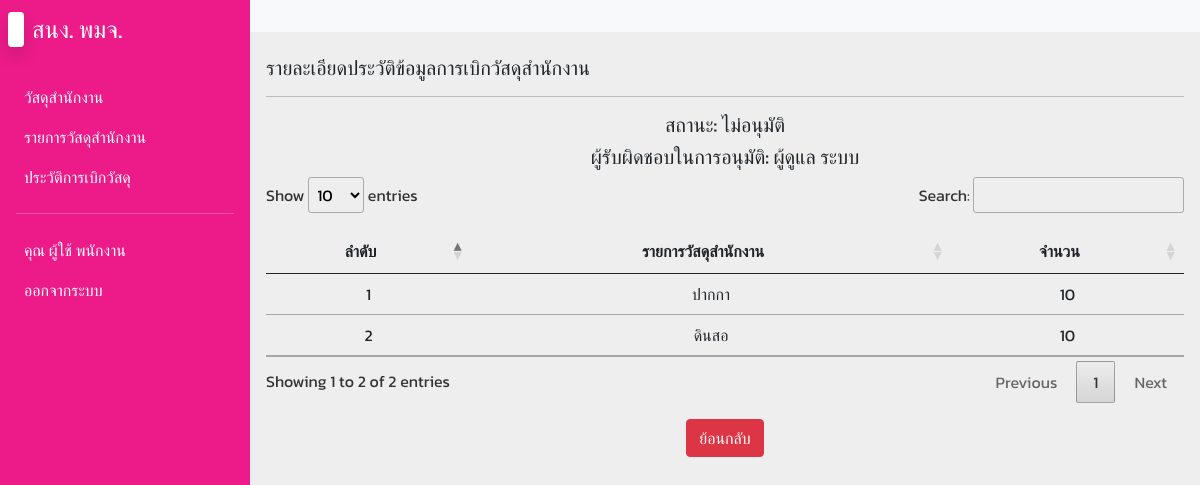
Page /history_detail.php?id=1 (signed in) on the committed database.
### tables this page shows
CREATE TABLE `transfer` (
  `t_id` int(11) NOT NULL,
  `t_type` int(11) NOT NULL,
  `stat_id` int(11) NOT NULL,
  `emp_id` int(11) NOT NULL,
  `t_datetime` timestamp NOT NULL DEFAULT current_timestamp()
);

CREATE TABLE `employees` (
  `emp_id` int(11) NOT NULL,
  `emp_user` varchar(255) NOT NULL,
  `emp_pass` varchar(255) NOT NULL,
  `emp_fname` varchar(255) NOT NULL,
  `emp_lname` varchar(255) NOT NULL,
  `emp_position` varchar(255) NOT NULL,
  `emp_role` int(1) NOT NULL DEFAULT 0
);

CREATE TABLE `transfer_detail` (
  `tdel_id` int(11) NOT NULL,
  `t_id` int(11) NOT NULL,
  `office_id` int(11) NOT NULL,
  `tdel_qty` int(11) NOT NULL
);

CREATE TABLE `offices` (
  `office_id` int(11) NOT NULL,
  `office_name` varchar(255) NOT NULL,
  `office_qty` int(11) NOT NULL
);

### history_detail.php (the view, shortened to what this page needs)
<?php
include('config/db.php');
?>
<!DOCTYPE html>
<html lang="en">
<head>
  <link rel="stylesheet" href="css/bootstrap.min.css">
  <link rel="stylesheet" href="css/fonts.css">
  <link rel="stylesheet" href="css/styles.css">
  <link rel="stylesheet" href="css/jquery.dataTables.min.css">
  <link rel="stylesheet" href="css/all.min.css">
  <link rel="stylesheet" href="css/fontawesome.min.css">
</head>
<body>
  <div class="main-container d-flex">
    <div class="sidebar" id="side_nav">
      <div class="header-box px-2 pt-3 pb-4 d-flex justify-content-between">
        <h1 class="fs-4"><span class="bg-white text-dark rounded shadow px-2 me-2"></span><span class="text-white">สนง. พมจ.</span></h1>
      </div>
      <?php include('includes/menuSidebar.inc.php'); ?>
    </div>
    <div class="content">
      <nav class="navbar navbar-expand-md navbar-light bg-light">
        <div class="container-fluid">
          <div class="collapse navbar-collapse justify-content-end" id="navbarSupportedContent">
            <ul class="navbar-nav mb-2 mb-lg-0">
              <li class="nav-item">
                <a class="nav-link active" aria-current="page" href="#"></a>
              </li>
            </ul>
          </div>
        </div>
      </nav>
    <div class="dashboard-content px-3 pt-4">
      <h2 class="fs-5"> รายละเอียดประวัติข้อมูลการเบิกวัสดุสำนักงาน</h2>
      <hr>
      <?php
      $ids = $_GET['id'];
      $status_sql = "SELECT * FROM `transfer` INNER JOIN status ON transfer.stat_id = status.stat_id LEFT JOIN employees ON status.emp_id = employees.emp_id WHERE t_id = $ids";
      $status_query = mysqli_query($conn, $status_sql);
      $status_row = mysqli_fetch_array($status_query);
      ?>
      <h2 class="fs-5 text-center">สถานะ:
        <?php
        if($status_row['stat_status'] == 1) {
          echo 'รอการอนุมัติ';
        } else if($status_row['stat_status'] == 2) {
          echo 'อนุมัติ';
        } else {
          echo 'ไม่อนุมัติ';
        }
        ?>
      </h2>
      <h2 class="fs-5 text-center">
      <?php
        if($status_row['emp_id'] == 0) {
          echo 'ผู้รับผิดชอบในการอนุมัติ: ยังไม่ได้ระบุ';
        } else {
          echo 'ผู้รับผิดชอบในการอนุมัติ: ' . $status_row['emp_fname'] . ' ' . $status_row['emp_lname'];
        }
      ?>
      </h2>
     <table class="table" id="myTable">
      <thead>
        <th class="text-center">ลำดับ</th>
        <th class="text-center">รายการวัสดุสำนักงาน</th>
        <th class="text-center">จำนวน</th>
      </thead>
      <tbody>
          <?php
        if(isset($_GET['id'])) {
          $id = $_GET['id'];
          $sql = "SELECT * FROM transfer_detail INNER JOIN offices ON transfer_detail.office_id = offices.office_id WHERE t_id = $id";
          $query = mysqli_query($conn, $sql);
          $i = 0;
          while($row = mysqli_fetch_array($query)) {
            $i++;
        ?>
        <tr>
          <td class="text-center"><?= $i; ?></td>
          <td class="text-center"><?= $row['office_name']; ?></td>
          <td class="text-center"><?= $row['tdel_qty']; ?></td>
        </tr>
        <?php  }
        } ?>
      </tbody>
     </table>
     <div class="container">
      <div class="text-center mt-3">
        <a href="history.php" class="btn btn-danger">ย้อนกลับ</a>
      </div>
     </div>
    </div>
    <br><br><br>
  </div>
</body>
</html>

### css/styles.css (style rules this page uses)
body { background-color: #eee; }
#side_nav { background: #EC1B89; min-width: 250px; max-width: 250px; transition: all 0.3s; }
.content { min-height: 100vh; width: 100%; }

### rows in the picture
transfer: employees.emp_fname "ผู้ดูแล", employees.emp_lname "ระบบ"
transfer_detail: office.office_name "ปากกา", tdel_qty "10"
transfer_detail: office.office_name "ดินสอ", tdel_qty "10"

### other values in the picture
$_SESSION['emp_fname'] "ผู้ใช้"
$_SESSION['emp_lname'] "พนักงาน"
